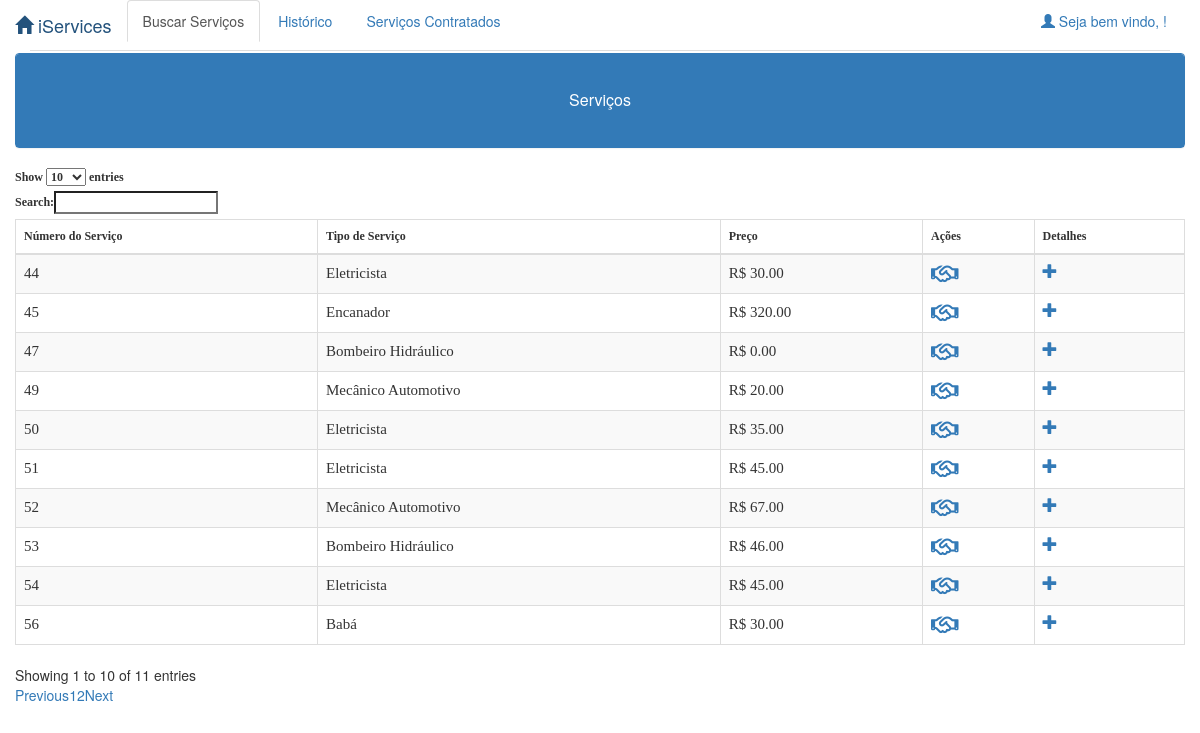
The page /pages/usuario.php on the database as committed earlier.
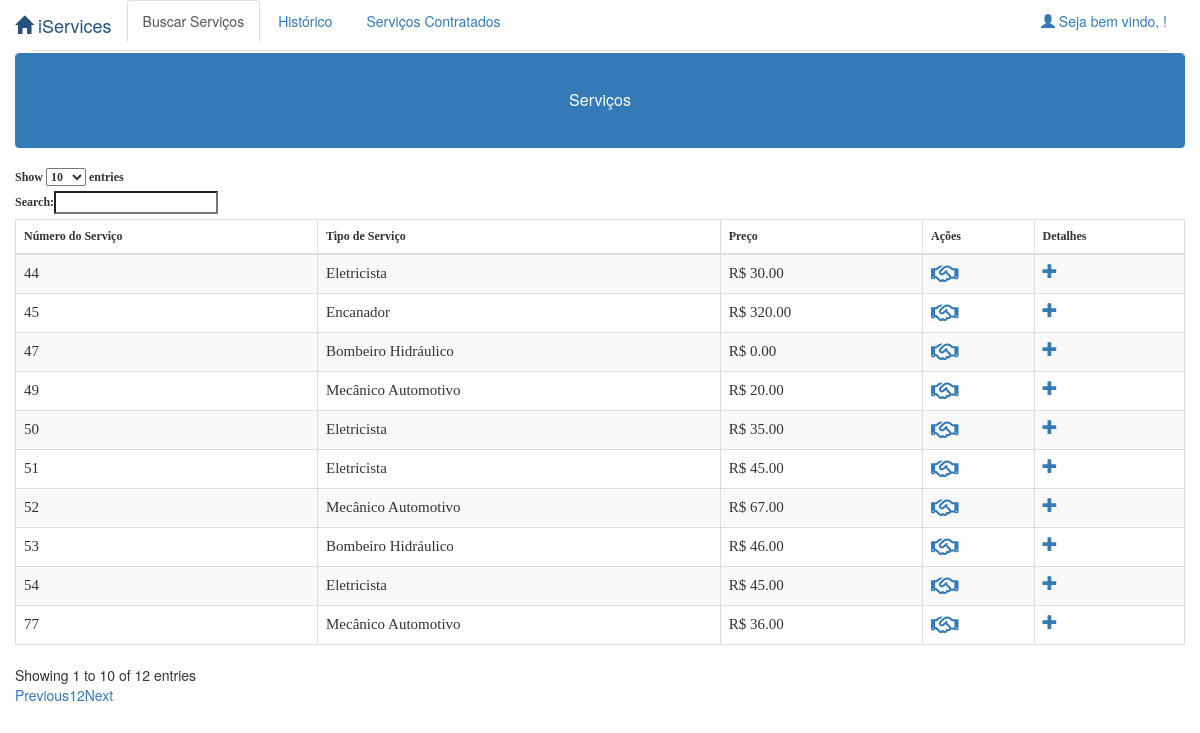
The same page on the database as committed later.
### tables this page shows
CREATE TABLE `servico` (
  `idServico` int(11) NOT NULL,
  `tiposervico` varchar(255) NOT NULL,
  `valor` decimal(5,2) NOT NULL,
  `descricao` varchar(255) NOT NULL,
  `horarioInicial` varchar(255) DEFAULT NULL,
  `horarioFinal` varchar(255) DEFAULT NULL,
  `diaInicial` varchar(255) DEFAULT NULL,
  `diaFinal` varchar(255) DEFAULT NULL,
  `checkClicado` int(1) DEFAULT NULL,
  `ativo` int(1) NOT NULL,
  `idcliente` int(11) NOT NULL
);

### functions/funcoes.php (called while the page is built, shortened)
<?php
	function carregaServicoUsuario($conexao) {
	$servicos = array();
	$sql = mysqli_query($conexao, "SELECT servico.idServico, servico.tiposervico, servico.valor, servico.descricao, cliente.nome FROM servico
								   INNER JOIN cliente ON servico.idCliente = cliente.idCliente");
	while ($recebe = mysqli_fetch_array($sql)) {
		array_push($servicos, $recebe);
	}
	return $servicos;
	}
?>

### pages/usuario.php (the view, shortened to what this page needs)
<?php
   include("C:XAMPP/htdocs/iservices/functions/funcoes.php");
   $recebeu = recebeNomeUsuario($conexao);
   ?>
    <!DOCTYPE html">
    <html lang="pt-BR">
    <head>
        <link rel="stylesheet" href="/iservices/bootstrap/css/bootstrap.min.css" />
        <link rel="stylesheet" type="text/css" href="/iservices/css/estilo.css">
        <link href="https://fortawesome.github.io/Font-Awesome/assets/font-awesome/css/font-awesome.css" rel="stylesheet">
        <link href="/iservices/bootstrap/css/bootstrap.min.css" rel="stylesheet">
    </head>
    <body>
        <div class="navbar-header">
            <a href="localhost:8080/iservices/pages/index.php" target="_blank" class="navbar-brand">
                <i class="glyphicon glyphicon-home"></i>&nbspiServices
            </a>
        </div>
        <div class="container">
            <ul class="nav nav-tabs">
                <li role="presentation" class="active"><a href="#servicos" aria-controls="servicos" data-toggle="tab" role="tab">Buscar Serviços</a></li>
                <li role="presentation"><a href="#historico" aria-controls="historico" data-toggle="tab" role="tab">Histórico</a></li>
                <li role="presentation"><a href="#contratos" aria-controls="contratos" data-toggle="tab" role="tab">Serviços Contratados</a></li>
                <li class="navbar-right"><a href="" id="dropdownLink" data-toggle="dropdown" aria-haspopup="true" aria-expanded="false">
                    <i class="glyphicon glyphicon-user"></i>&nbspSeja bem vindo, <?=$recebeu;?>!</a>
                </li>
            </ul>
        </div>
        <div class="tab-content">
            <div role="tabpanel" class="tab-pane active" id="servicos">
                <div class="container" style="margin-top:2px;">
                    <div class="row">
                        <div class="panel panel-primary panel-table animated slideInDown">
                            <div class="panel-heading " style="padding:37px;">
                                <div class="row">
                                    <div class="col col-xs-12 text-center">
                                        <h1 class="panel-title">Serviços</h1>
                                    </div>
                                </div>
                            </div>
                        </div>
                        <div id="list" class="row">
                            <div class="table-responsive col-md-12" id="tab-servicos-usuario">
                                <table class="table table-striped table-bordered table-list" cellspacing="0" cellpadding="0" id="tab-servicos" >
                                    <thead>
                                        <tr>
                                            <th>Número do Serviço</th>
                                            <th>Tipo de Serviço</th>
                                            <th>Preço</th>
                                            <th class="actions">Ações</th>
                                            <th>Detalhes</th>
                                        </tr>
                                    </thead>
                                    <tbody>
                                        <?php
                                              $servicos = carregaServicoUsuario($conexao);
                                              foreach ($servicos as $recebe) {
                                        ?>
                                            <tr>
                                                <td>
                                                    <?=$recebe['idServico'];?>
                                                </td>
                                                <td>
                                                    <?=$recebe['tiposervico'];?>
                                                </td>
                                                <td>R$
                                                    <?=$recebe['valor'];?>
                                                </td>
                                                <td class="actions">
                                                    <a href="#" data-name="<?=$recebe['tiposervico'];?>" data-valor="<?=$recebe['valor'];?>" data-id="<?=$recebe['idServico'];?>" class="contrata-servico" data-toggle="modal" data-target="#contratacao-modal">
                                                        <i class="fa fa-handshake-o" id="icon-contratacao"></i>
                                                    </a>
                                                </td>
                                                <td><a class="detail-icon" href="#" data-name="<?=$recebe['nome'];?>" data-tel="<?=$recebe['telefone'];?>" data-descricao="<?=$recebe['descricao'];?>"><i class="glyphicon glyphicon-plus"></i></a></td>
                                            </tr>
                                            <?php } ?>
                                    </tbody>
                                </table>
                            </div>
                        </div>
                    </div>
                </div>
            </div>
            <link rel="stylesheet" href="https://maxcdn.bootstrapcdn.com/bootstrap/3.3.7/css/bootstrap.min.css">
            <link rel="stylesheet" type="text/css" href="https://cdn.datatables.net/1.10.16/css/dataTables.bootstrap.min.css">
    </body>
    </html>

### css/estilo.css (style rules this page uses)
table thead tr th { font-family: tahoma; font-size: 12px; }
table tbody tr td { font-family: tahoma; font-size: 15px; }
* { box-sizing: border-box; }
#icon-contratacao { font-size: 22px; }

Rows that differ between the two databases and show on the page:
removed servico: idServico "56", tiposervico "Babá", valor "30.00"
added servico: idServico "77", tiposervico "Mecânico Automotivo", valor "36.00"
Other text that changed with them:
text written by a page script: "Show entries Search: Showing 1 to 10 of 11 entries Previous 1 2 Next" → "Show entries Search: Showing 1 to 10 of 12 entries Previous 1 2 Next"
